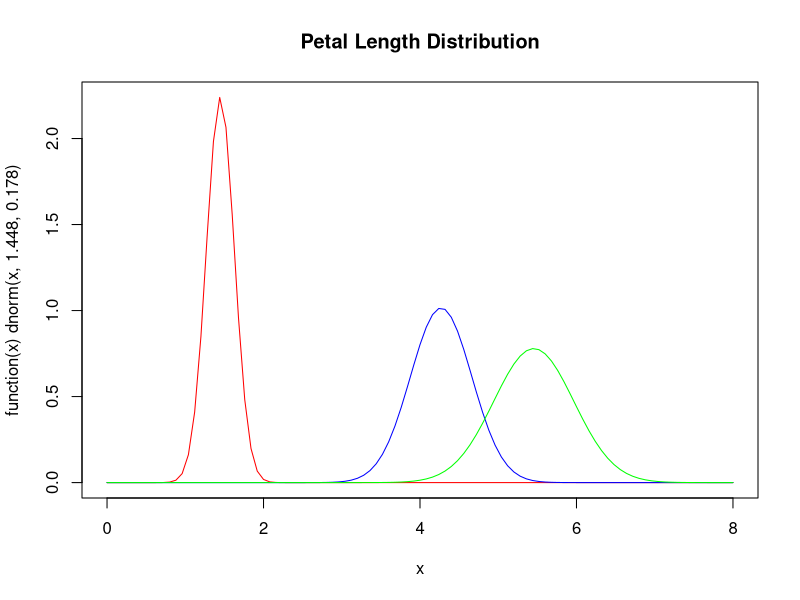

Here is the R script that generated this plot:
#Goal: A Naive Bayes model to predict species from the 4 measurements in the iris dataset

install.packages("e1071")
library(e1071)
install.packages("caret")
library(caret)
data(iris)
str(iris)
summary(iris)

#train-test split
train.indices<- sample(1:nrow(iris), 100)
iris.train<- iris[train.indices, ]
iris.test<- iris[-train.indices, ]

classifier1<- naiveBayes(iris.train[, 1:4], iris.train[, 5])
#alternatively, classifier1<- naiveBayes(Species~., data=iris.train)
classifier1

#Plot of the petal length from the above outcome
plot(function(x) dnorm(x, 1.448, 0.178), 0, 8, col="red", 
     main="Petal Length Distribution")
curve(dnorm(x, 4.27, 0.393), add=TRUE, col="blue")
curve(dnorm(x, 5.454, 0.512), add=TRUE, col="green")

table(predict(classifier1, iris.test[, -5]), iris.test[, 5], 
              dnn=list("predicted", "actual"))

#Accuracy, Confusion Matrix and Statistics
accuracy_iris<- predict(classifier1, iris.test[, -5])
test_table<- table(accuracy_iris, iris.test[, 5])
test_table
test_accuracy<- sum(diag(test_table))/sum(test_table)
test_accuracy

#alternative way
test_accuracy2<- confusionMatrix(accuracy_iris, iris.test$Species)
test_accuracy2
